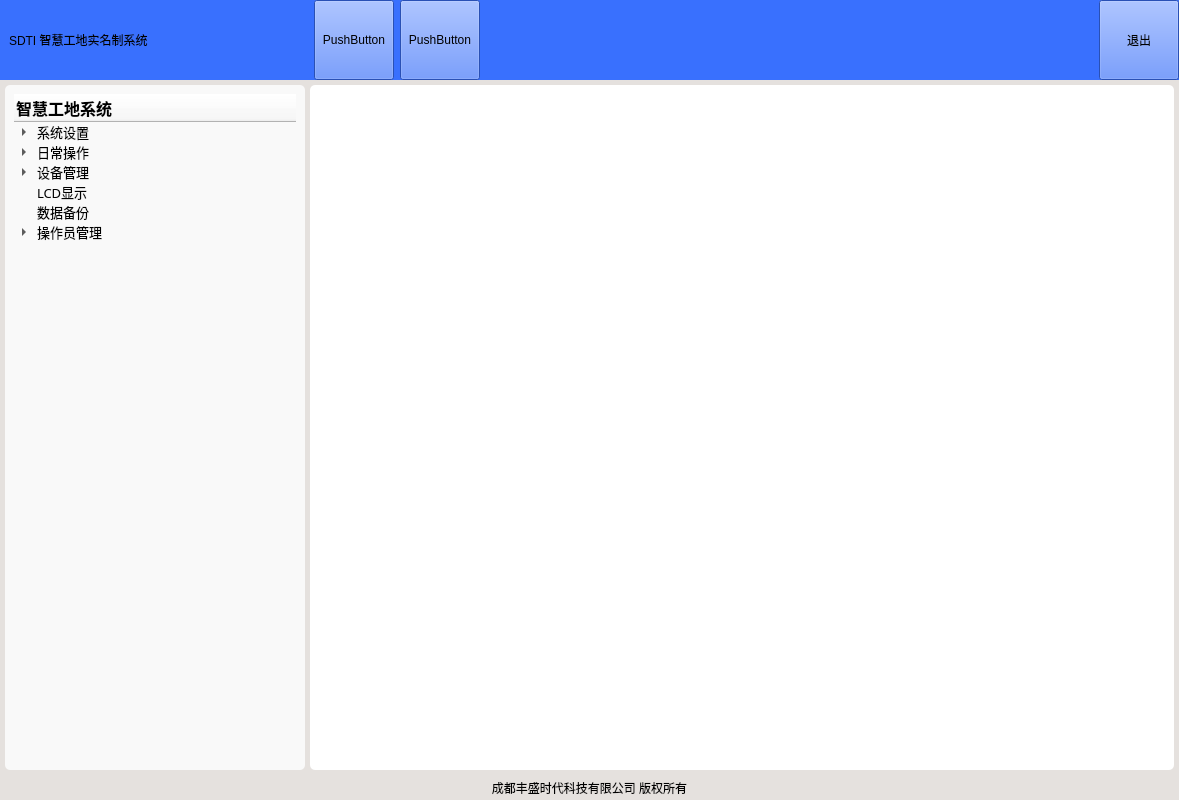
<?xml version="1.0" encoding="UTF-8"?>
<ui version="4.0">
 <class>mainForm</class>
 <widget class="QWidget" name="mainForm">
  <property name="windowModality">
   <enum>Qt::WindowModal</enum>
  </property>
  <property name="geometry">
   <rect>
    <x>0</x>
    <y>0</y>
    <width>1179</width>
    <height>800</height>
   </rect>
  </property>
  <property name="sizePolicy">
   <sizepolicy hsizetype="Maximum" vsizetype="Maximum">
    <horstretch>0</horstretch>
    <verstretch>0</verstretch>
   </sizepolicy>
  </property>
  <property name="minimumSize">
   <size>
    <width>1024</width>
    <height>800</height>
   </size>
  </property>
  <property name="windowTitle">
   <string>智慧工地系统</string>
  </property>
  <property name="windowIcon">
   <iconset resource="../resource.qrc">
    <normaloff>:/ico/resource/ico/main.jpg</normaloff>:/ico/resource/ico/main.jpg</iconset>
  </property>
  <property name="autoFillBackground">
   <bool>false</bool>
  </property>
  <property name="styleSheet">
   <string notr="true">background-color: rgb(229, 225, 222);</string>
  </property>
  <layout class="QHBoxLayout" name="horizontalLayout_3">
   <property name="spacing">
    <number>0</number>
   </property>
   <property name="sizeConstraint">
    <enum>QLayout::SetMaximumSize</enum>
   </property>
   <property name="leftMargin">
    <number>0</number>
   </property>
   <property name="topMargin">
    <number>0</number>
   </property>
   <property name="rightMargin">
    <number>0</number>
   </property>
   <property name="bottomMargin">
    <number>0</number>
   </property>
   <item>
    <layout class="QVBoxLayout" name="verticalLayout">
     <property name="spacing">
      <number>0</number>
     </property>
     <property name="leftMargin">
      <number>0</number>
     </property>
     <property name="topMargin">
      <number>0</number>
     </property>
     <property name="rightMargin">
      <number>0</number>
     </property>
     <property name="bottomMargin">
      <number>0</number>
     </property>
     <item>
      <layout class="QHBoxLayout" name="horizontalLayout">
       <property name="spacing">
        <number>1</number>
       </property>
       <property name="sizeConstraint">
        <enum>QLayout::SetDefaultConstraint</enum>
       </property>
       <item>
        <widget class="QWidget" name="header" native="true">
         <property name="enabled">
          <bool>true</bool>
         </property>
         <property name="minimumSize">
          <size>
           <width>0</width>
           <height>80</height>
          </size>
         </property>
         <property name="maximumSize">
          <size>
           <width>16777215</width>
           <height>80</height>
          </size>
         </property>
         <property name="autoFillBackground">
          <bool>false</bool>
         </property>
         <property name="styleSheet">
          <string notr="true">background-color: rgb(57, 112, 254);

</string>
         </property>
         <layout class="QHBoxLayout" name="horizontalLayout_5">
          <property name="topMargin">
           <number>0</number>
          </property>
          <property name="rightMargin">
           <number>0</number>
          </property>
          <property name="bottomMargin">
           <number>0</number>
          </property>
          <item>
           <widget class="QLabel" name="label">
            <property name="text">
             <string>SDTI 智慧工地实名制系统</string>
            </property>
           </widget>
          </item>
          <item>
           <spacer name="horizontalSpacer_2">
            <property name="orientation">
             <enum>Qt::Horizontal</enum>
            </property>
            <property name="sizeType">
             <enum>QSizePolicy::Fixed</enum>
            </property>
            <property name="sizeHint" stdset="0">
             <size>
              <width>160</width>
              <height>20</height>
             </size>
            </property>
           </spacer>
          </item>
          <item>
           <widget class="QPushButton" name="pushButton_3">
            <property name="sizePolicy">
             <sizepolicy hsizetype="Fixed" vsizetype="Fixed">
              <horstretch>0</horstretch>
              <verstretch>0</verstretch>
             </sizepolicy>
            </property>
            <property name="minimumSize">
             <size>
              <width>40</width>
              <height>40</height>
             </size>
            </property>
            <property name="maximumSize">
             <size>
              <width>80</width>
              <height>80</height>
             </size>
            </property>
            <property name="text">
             <string>PushButton</string>
            </property>
           </widget>
          </item>
          <item>
           <widget class="QPushButton" name="pushButton_2">
            <property name="sizePolicy">
             <sizepolicy hsizetype="Fixed" vsizetype="Fixed">
              <horstretch>0</horstretch>
              <verstretch>0</verstretch>
             </sizepolicy>
            </property>
            <property name="minimumSize">
             <size>
              <width>40</width>
              <height>40</height>
             </size>
            </property>
            <property name="maximumSize">
             <size>
              <width>80</width>
              <height>80</height>
             </size>
            </property>
            <property name="text">
             <string>PushButton</string>
            </property>
           </widget>
          </item>
          <item>
           <spacer name="horizontalSpacer">
            <property name="orientation">
             <enum>Qt::Horizontal</enum>
            </property>
            <property name="sizeHint" stdset="0">
             <size>
              <width>40</width>
              <height>20</height>
             </size>
            </property>
           </spacer>
          </item>
          <item>
           <widget class="QPushButton" name="pushButton">
            <property name="sizePolicy">
             <sizepolicy hsizetype="Fixed" vsizetype="Fixed">
              <horstretch>0</horstretch>
              <verstretch>0</verstretch>
             </sizepolicy>
            </property>
            <property name="minimumSize">
             <size>
              <width>40</width>
              <height>40</height>
             </size>
            </property>
            <property name="maximumSize">
             <size>
              <width>80</width>
              <height>80</height>
             </size>
            </property>
            <property name="text">
             <string>退出</string>
            </property>
            <property name="icon">
             <iconset resource="../resource.qrc">
              <normaloff>:/ico/resource/ico/exit.png</normaloff>:/ico/resource/ico/exit.png</iconset>
            </property>
            <property name="iconSize">
             <size>
              <width>40</width>
              <height>40</height>
             </size>
            </property>
           </widget>
          </item>
         </layout>
        </widget>
       </item>
      </layout>
     </item>
     <item>
      <layout class="QHBoxLayout" name="horizontalLayout_2">
       <property name="leftMargin">
        <number>5</number>
       </property>
       <property name="topMargin">
        <number>5</number>
       </property>
       <property name="rightMargin">
        <number>5</number>
       </property>
       <property name="bottomMargin">
        <number>5</number>
       </property>
       <item>
        <widget class="QWidget" name="widget_2" native="true">
         <property name="minimumSize">
          <size>
           <width>300</width>
           <height>0</height>
          </size>
         </property>
         <property name="maximumSize">
          <size>
           <width>300</width>
           <height>16777215</height>
          </size>
         </property>
         <property name="sizeIncrement">
          <size>
           <width>300</width>
           <height>0</height>
          </size>
         </property>
         <property name="styleSheet">
          <string notr="true">background-color: rgb(249, 249, 249);
border-left-color: rgb(121, 121, 121);
border-radius:5px;</string>
         </property>
         <layout class="QVBoxLayout" name="verticalLayout_2">
          <item>
           <widget class="QTreeWidget" name="tree_menu">
            <property name="font">
             <font>
              <family>Microsoft YaHei UI Light</family>
              <pointsize>10</pointsize>
             </font>
            </property>
            <property name="frameShape">
             <enum>QFrame::Box</enum>
            </property>
            <property name="frameShadow">
             <enum>QFrame::Raised</enum>
            </property>
            <property name="itemsExpandable">
             <bool>true</bool>
            </property>
            <property name="animated">
             <bool>true</bool>
            </property>
            <column>
             <property name="text">
              <string>智慧工地系统</string>
             </property>
             <property name="toolTip">
              <string/>
             </property>
             <property name="font">
              <font>
               <family>Agency FB</family>
               <pointsize>12</pointsize>
               <weight>75</weight>
               <bold>true</bold>
              </font>
             </property>
             <property name="icon">
              <iconset resource="../resource.qrc">
               <normaloff>:/ico/resource/ico/main.jpg</normaloff>:/ico/resource/ico/main.jpg</iconset>
             </property>
            </column>
            <item>
             <property name="text">
              <string>系统设置</string>
             </property>
             <item>
              <property name="text">
               <string>系统参数设置</string>
              </property>
             </item>
             <item>
              <property name="text">
               <string>住建平台信息设置</string>
              </property>
             </item>
            </item>
            <item>
             <property name="text">
              <string>日常操作</string>
             </property>
             <property name="font">
              <font>
               <family>Agency FB</family>
               <pointsize>10</pointsize>
              </font>
             </property>
             <property name="icon">
              <iconset resource="../resource.qrc">
               <normaloff>:/ico/resource/ico/2.jpg</normaloff>
               <normalon>:/ico/resource/ico/1.jpg</normalon>:/ico/resource/ico/2.jpg</iconset>
             </property>
             <property name="flags">
              <set>ItemIsSelectable|ItemIsDropEnabled|ItemIsUserCheckable|ItemIsEnabled</set>
             </property>
             <item>
              <property name="text">
               <string>劳务人员信息采集</string>
              </property>
             </item>
             <item>
              <property name="text">
               <string>劳务人员信息管理</string>
              </property>
             </item>
             <item>
              <property name="text">
               <string>人员考勤数据管理</string>
              </property>
             </item>
            </item>
            <item>
             <property name="text">
              <string>设备管理</string>
             </property>
             <item>
              <property name="text">
               <string>采集设备</string>
              </property>
             </item>
             <item>
              <property name="text">
               <string>考勤设备</string>
              </property>
             </item>
             <item>
              <property name="text">
               <string>显示屏设备</string>
              </property>
             </item>
             <item>
              <property name="text">
               <string>显示屏内容设置</string>
              </property>
             </item>
            </item>
            <item>
             <property name="text">
              <string>LCD显示</string>
             </property>
            </item>
            <item>
             <property name="text">
              <string>数据备份</string>
             </property>
            </item>
            <item>
             <property name="text">
              <string>操作员管理</string>
             </property>
             <item>
              <property name="text">
               <string>系统人员管理</string>
              </property>
             </item>
             <item>
              <property name="text">
               <string>班组信息管理</string>
              </property>
             </item>
            </item>
           </widget>
          </item>
         </layout>
        </widget>
       </item>
       <item>
        <layout class="QVBoxLayout" name="verticalLayout_3" stretch="0">
         <property name="spacing">
          <number>0</number>
         </property>
         <property name="leftMargin">
          <number>5</number>
         </property>
         <property name="topMargin">
          <number>0</number>
         </property>
         <property name="rightMargin">
          <number>0</number>
         </property>
         <property name="bottomMargin">
          <number>0</number>
         </property>
         <item>
          <widget class="QWidget" name="main_content" native="true">
           <property name="sizePolicy">
            <sizepolicy hsizetype="Expanding" vsizetype="Expanding">
             <horstretch>0</horstretch>
             <verstretch>0</verstretch>
            </sizepolicy>
           </property>
           <property name="minimumSize">
            <size>
             <width>500</width>
             <height>0</height>
            </size>
           </property>
           <property name="autoFillBackground">
            <bool>false</bool>
           </property>
           <property name="styleSheet">
            <string notr="true">border-radius:5px;
background-color: rgb(255, 255, 255);
image: url(:/img/resource/img/main.jpg);

</string>
           </property>
           <layout class="QVBoxLayout" name="verticalLayout_4"/>
          </widget>
         </item>
        </layout>
       </item>
      </layout>
     </item>
     <item>
      <widget class="QLabel" name="label_2">
       <property name="minimumSize">
        <size>
         <width>0</width>
         <height>25</height>
        </size>
       </property>
       <property name="maximumSize">
        <size>
         <width>16777215</width>
         <height>25</height>
        </size>
       </property>
       <property name="text">
        <string>成都丰盛时代科技有限公司 版权所有</string>
       </property>
       <property name="alignment">
        <set>Qt::AlignCenter</set>
       </property>
      </widget>
     </item>
    </layout>
   </item>
  </layout>
 </widget>
 <resources>
  <include location="../resource.qrc"/>
 </resources>
 <connections/>
</ui>
